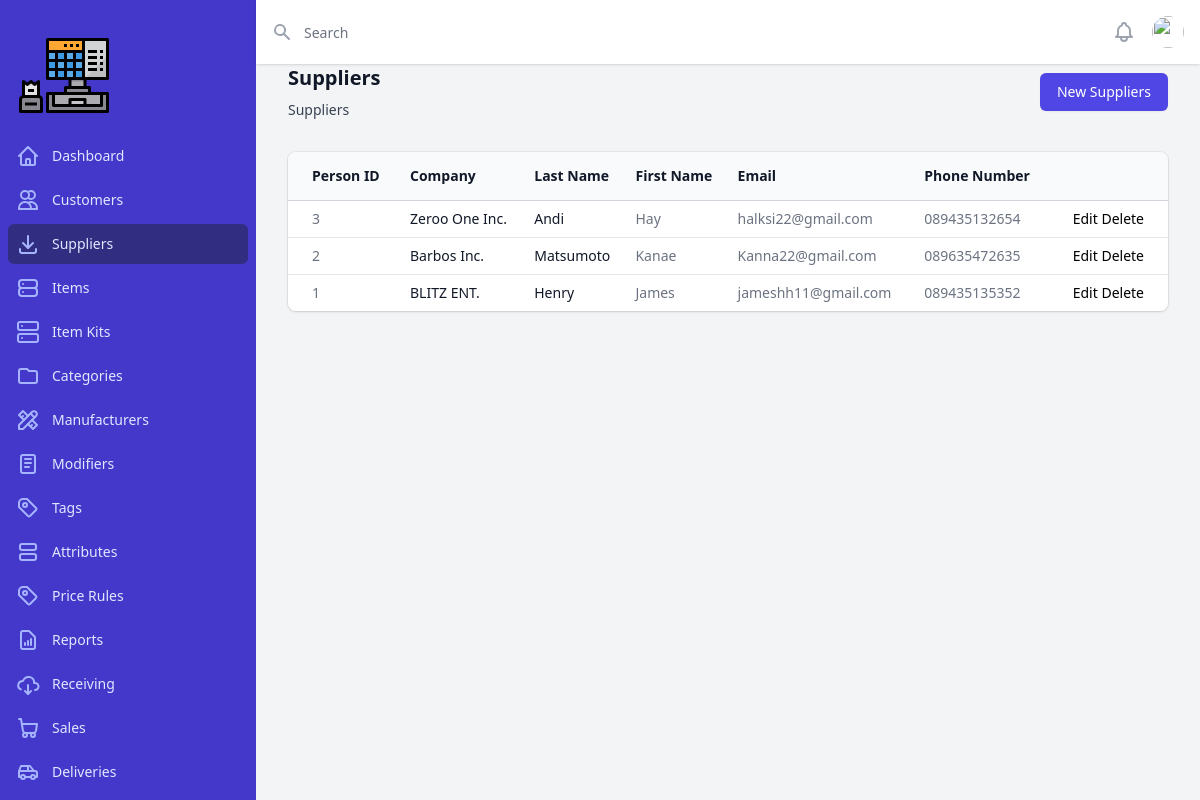
/index.php?page=suppliers, run on an earlier commit of the app's database.
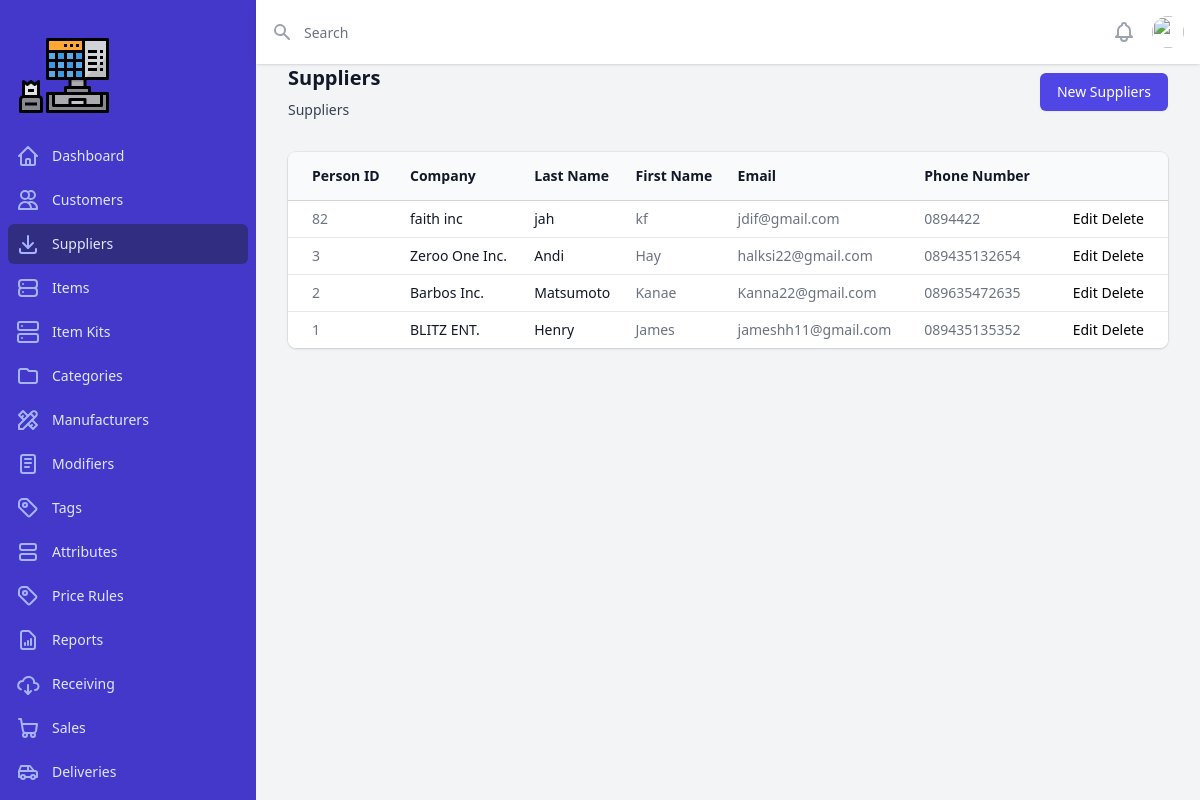
And on a later commit of the database.
### tables this page shows
CREATE TABLE `tbl_suppliers` (
  `person_id` int(11) NOT NULL,
  `company_name` varchar(100) NOT NULL,
  `last_name` varchar(200) NOT NULL,
  `first_name` varchar(200) NOT NULL,
  `email` varchar(200) NOT NULL,
  `phone` varchar(20) NOT NULL
);

### pages/suppliers/suppliers.php (the view, shortened to what this page needs)
<?php
require_once("config.php");
?>
<?php
	$pdo_statement = $pdo_conn->prepare("SELECT * FROM tbl_suppliers ORDER BY person_id DESC");
	$pdo_statement->execute();
	$result = $pdo_statement->fetchAll();
?>
<div class="px-4 sm:px-6 lg:px-8">
  <div class="sm:flex sm:items-center">
    <div class="sm:flex-auto">
      <h1 class="text-xl font-semibold text-gray-900">Suppliers</h1>
      <p class="mt-2 text-sm text-gray-700">Suppliers</p>
    </div>
    <div class="mt-4 sm:mt-0 sm:ml-16 sm:flex-none">
      <a href="index.php?page=suppliers-create">
        <button type="button" class="inline-flex items-center justify-center rounded-md border border-transparent bg-indigo-600 px-4 py-2 text-sm font-medium text-white shadow-sm hover:bg-indigo-700 focus:outline-none focus:ring-2 focus:ring-indigo-500 focus:ring-offset-2 sm:w-auto">New Suppliers</button>
      </a>
    </div>
  </div>
  <div class="mt-8 flex flex-col">
    <div class="-my-2 -mx-4 overflow-x-auto sm:-mx-6 lg:-mx-8">
      <div class="inline-block min-w-full py-2 align-middle md:px-6 lg:px-8">
        <div class="overflow-hidden shadow ring-1 ring-black ring-opacity-5 md:rounded-lg">
          <table class="min-w-full divide-y divide-gray-300">
            <thead class="bg-gray-50">
              <tr>
                <th scope="col" class="whitespace-nowrap py-3.5 pl-4 pr-3 text-left text-sm font-semibold text-gray-900 sm:pl-6">Person ID</th>
                <th scope="col" class="whitespace-nowrap px-2 py-3.5 text-left text-sm font-semibold text-gray-900">Company</th>
                <th scope="col" class="whitespace-nowrap px-2 py-3.5 text-left text-sm font-semibold text-gray-900">Last Name</th>
                <th scope="col" class="whitespace-nowrap px-2 py-3.5 text-left text-sm font-semibold text-gray-900">First Name</th>
                <th scope="col" class="whitespace-nowrap px-2 py-3.5 text-left text-sm font-semibold text-gray-900">Email</th>
                <th scope="col" class="whitespace-nowrap px-2 py-3.5 text-left text-sm font-semibold text-gray-900">Phone Number</th>
                <th scope="col" class="relative whitespace-nowrap py-3.5 pl-3 pr-4 sm:pr-6">
                </th>
              </tr>
            </thead>
            <tbody class="divide-y divide-gray-200 bg-white">
            <?php
              if(!empty($result)) {
              foreach($result as $row) {
              ?>
              <tr>
                <td class="whitespace-nowrap py-2 pl-4 pr-3 text-sm text-gray-500 sm:pl-6 text"><?php echo $row['person_id'] ?></td>
                <td class="whitespace-nowrap px-2 py-2 text-sm font-medium text-gray-900"><?php echo $row['company_name'] ?></td>
                <td class="whitespace-nowrap px-2 py-2 text-sm text-gray-900"><?php echo $row['last_name'] ?></td>
                <td class="whitespace-nowrap px-2 py-2 text-sm text-gray-500"><?php echo $row['first_name'] ?></td>
                <td class="whitespace-nowrap px-2 py-2 text-sm text-gray-500"><?php echo $row['email'] ?></td>
                <td class="whitespace-nowrap px-2 py-2 text-sm text-gray-500"><?php echo $row['phone'] ?></td>
                <td class="relative whitespace-nowrap py-2 pl-3 pr-4 text-right text-sm font-medium sm:pr-6">
                  <a href="index.php?page=suppliers-update&person_id=<?php echo $row['person_id'] ?>">Edit</a>
                  <a href="index.php?page=suppliers-delete&person_id=<?php echo $row['person_id'] ?>" onclick="return confirm('do you want to delete this?')">Delete</a>
                </td>
              </tr>
              <?php } } ?>
            </tbody>
          </table>
        </div>
      </div>
    </div>
  </div>
</div>

What changed in the data, as far as the page shows it:
added tbl_suppliers: person_id "82", company_name "faith inc", last_name "jah", first_name "kf", email "jdif@gmail.com", phone "0894422"
